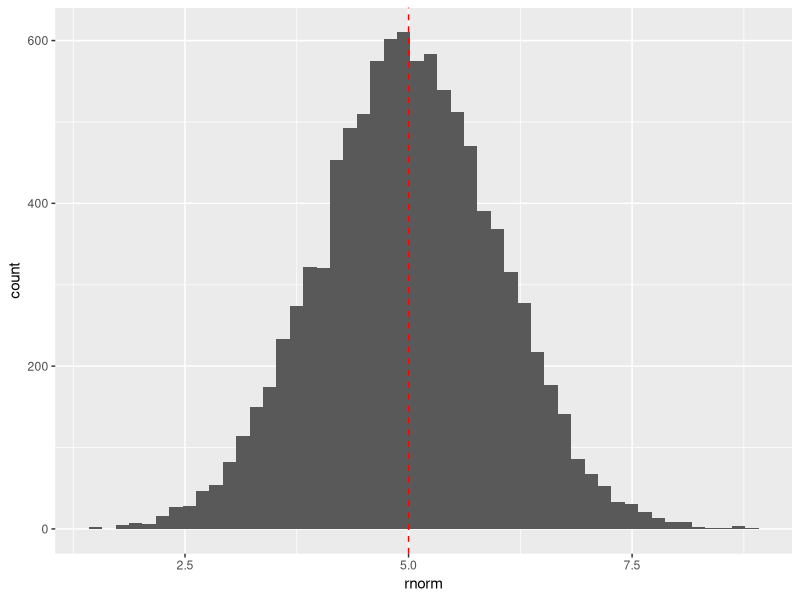
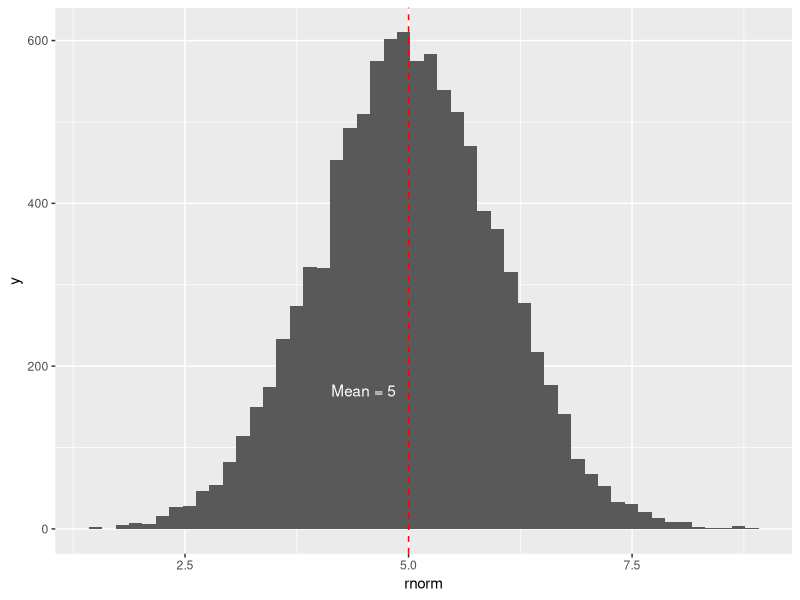
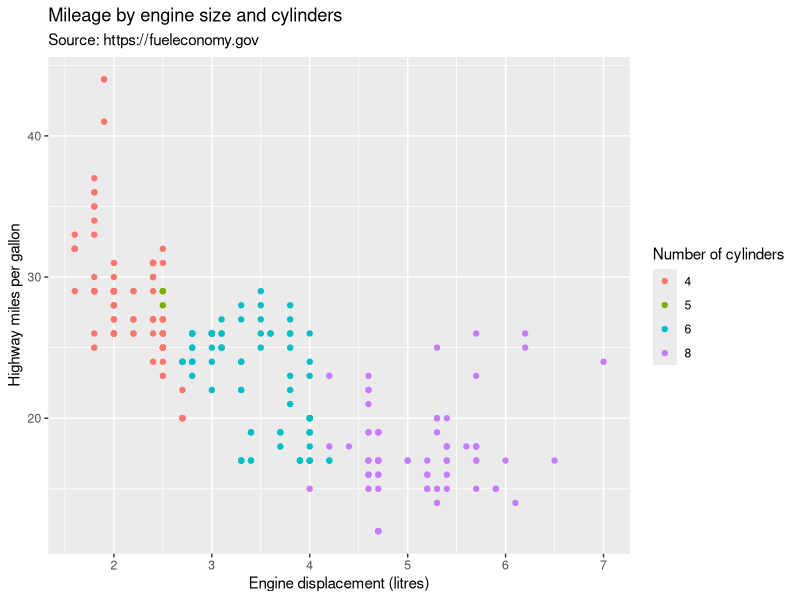
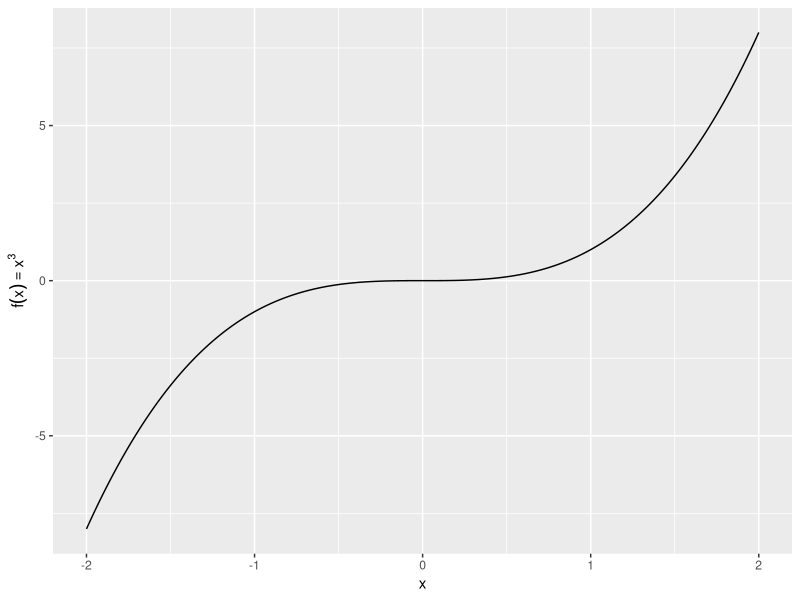
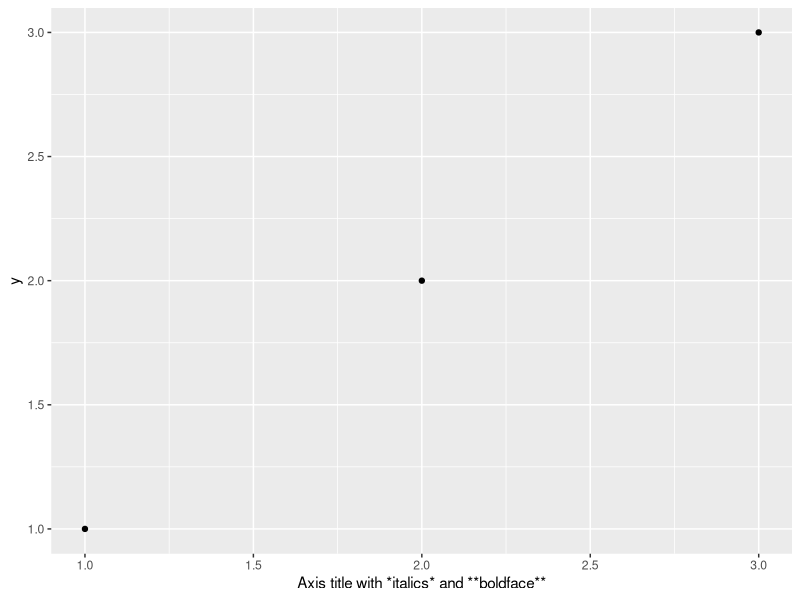
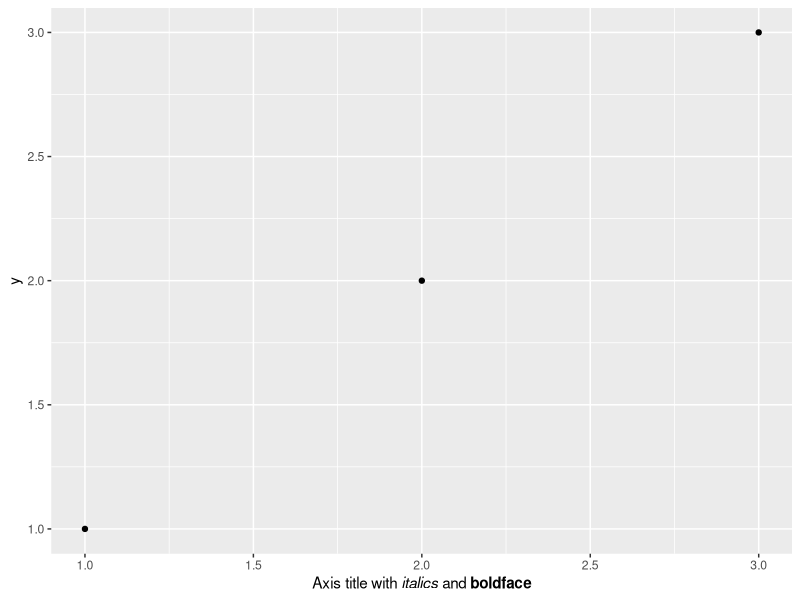
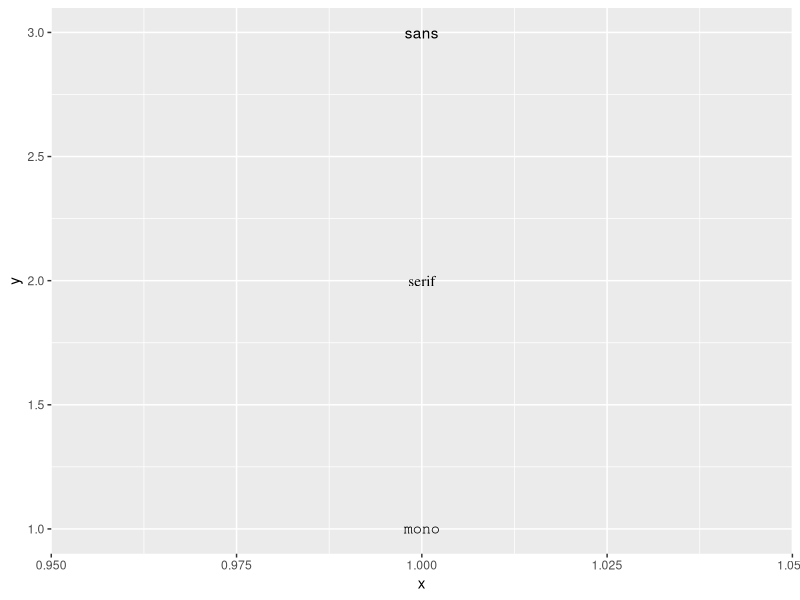
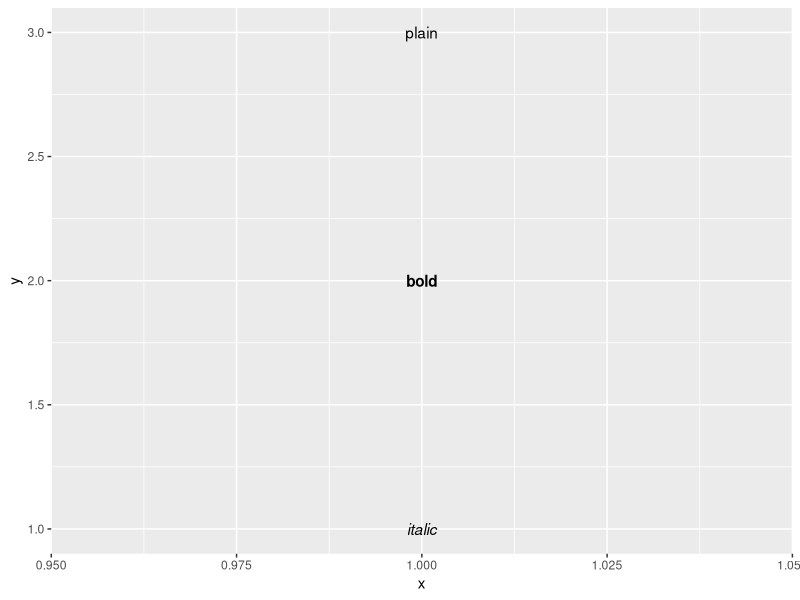

These charts were generated, in order, by the following R code:
library(ggplot2)

set.seed(10)
df.rnorm <- data.frame(rnorm = rnorm(10000, mean = 5))

ggplot(data = df.rnorm, aes(x = rnorm)) +
  geom_histogram(bins = 50) +
  geom_vline(xintercept = 5, color = "red", linetype = "dashed") 

# We want to add an annotation that explicitly calls out the value of the mean.

# Add an annotation with the annotate() function
ggplot(data = df.rnorm, aes(x = rnorm)) +
  geom_histogram(bins = 50) +
  geom_vline(xintercept = 5, color = "red", linetype = "dashed") +
  annotate("text", label = "Mean = 5", x = 4.5, y = 170, color = "white")

# Here, we’ve added the annotation that says “Mean = 5.”


# Annotations
ggplot(mpg, aes(displ, hwy)) + 
  geom_point(aes(colour = factor(cyl))) + 
  labs(
    x = "Engine displacement (litres)", 
    y = "Highway miles per gallon", 
    colour = "Number of cylinders",
    title = "Mileage by engine size and cylinders",
    subtitle = "Source: https://fueleconomy.gov"
  )


values <- seq(from = -2, to = 2, by = .01)
df <- data.frame(x = values, y = values ^ 3)
ggplot(df, aes(x, y)) + 
  geom_path() + 
  labs(y = quote(f(x) == x^3))

# Changing font text
install.packages("ggtext")
library(ggtext)
df <- data.frame(x = 1:3, y = 1:3)
base <- ggplot(df, aes(x, y)) + 
  geom_point() + 
  labs(x = "Axis title with *italics* and **boldface**")

base 
base + theme(axis.title.x = ggtext::element_markdown())


# Text Labels
df <- data.frame(x = 1, y = 3:1, family = c("sans", "serif", "mono"))
ggplot(df, aes(x, y)) + 
  geom_text(aes(label = family, family = family))

df <- data.frame(x = 1, y = 3:1, face = c("plain", "bold", "italic"))
ggplot(df, aes(x, y)) + 
  geom_text(aes(label = face, fontface = face))

df <- data.frame(
  x = c(1, 1, 2, 2, 1.5),
  y = c(1, 2, 1, 2, 1.5),
  text = c(
    "bottom-left", "top-left",  
    "bottom-right", "top-right", "center"
  )
)
ggplot(df, aes(x, y)) +
  geom_text(aes(label = text))
ggplot(df, aes(x, y)) +
  geom_text(aes(label = text), vjust = "inward", hjust = "inward")

df <- data.frame(
  treatment = c("a", "b", "c"), 
  response = c(1.2, 3.4, 2.5)
)

ggplot(df, aes(treatment, response)) + 
  geom_point() + 
  geom_text(
    mapping = aes(label = paste0("(", response, ")")), 
    nudge_x = -0.3
  ) + 
  ylim(1.1, 3.6)

ggplot(mpg, aes(displ, hwy)) + 
  geom_text(aes(label = model)) + 
  xlim(1, 8)

ggplot(mpg, aes(displ, hwy)) + 
  geom_text(aes(label = model), check_overlap = TRUE) + 
  xlim(1, 8)

label <- data.frame(
  waiting = c(55, 80), 
  eruptions = c(2, 4.3), 
  label = c("peak one", "peak two")
)

ggplot(faithfuld, aes(waiting, eruptions)) +
  geom_tile(aes(fill = density)) + 
  geom_label(data = label, aes(label = label))

ggplot(economics, aes(date, unemploy)) + 
  geom_line()


presidential <- subset(presidential, start > economics$date[1])

ggplot(economics) + 
  geom_rect(
    aes(xmin = start, xmax = end, fill = party), 
    ymin = -Inf, ymax = Inf, alpha = 0.2, 
    data = presidential
  ) + 
  geom_vline(
    aes(xintercept = as.numeric(start)), 
    data = presidential,
    colour = "grey50", alpha = 0.5
  ) + 
  geom_text(
    aes(x = start, y = 2500, label = name), 
    data = presidential, 
    size = 3, vjust = 0, hjust = 0, nudge_x = 50
  ) + 
  geom_line(aes(date, unemploy)) + 
  scale_fill_manual(values = c("blue", "red")) +
  xlab("date") + 
  ylab("unemployment")


# library
library(ggplot2)

# basic graph
p <- ggplot(mtcars, aes(x = wt, y = mpg)) + 
  geom_point()

# a data frame with all the annotation info
annotation <- data.frame(
  x = c(2,4.5),
  y = c(20,25),
  label = c("label 1", "label 2")
)

# Add text
p + geom_text(data=annotation, aes( x=x, y=y, label=label),                 , 
              color="orange", 
              size=7 , angle=45, fontface="bold" )

# Note: possible to shorten with annotate:
# p +
#  annotate("text", x = c(2,4.5), y = c(20,25), 
#           label = c("label 1", "label 2") , color="orange", 
#           size=7 , angle=45, fontface="bold")
# Right chart: using labels
p + geom_label(data=annotation, aes( x=x, y=y, label=label),                 , 
               color="orange", 
               size=7 , angle=45, fontface="bold" )

# Add rectangles
p + annotate("rect", xmin=c(2,4), xmax=c(3,5), ymin=c(20,10) , ymax=c(30,20), alpha=0.2, color="blue", fill="blue")
# Add segments
p + annotate("segment", x = 1, xend = 3, y = 25, yend = 15, colour = "purple", size=3, alpha=0.6)
# Add arrow
p + annotate("segment", x = 2, xend = 4, y = 15, yend = 25, colour = "pink", size=3, alpha=0.6, arrow=arrow())


p + 
  # horizontal
  geom_hline(yintercept=25, color="orange", size=1) + 
  # vertical
  geom_vline(xintercept=3, color="orange", size=1)


# Add point and range
p + annotate("pointrange", x = 3.5, y = 20, ymin = 12, ymax = 28,colour = "orange", size = 1.5, alpha=0.4)


p <- ggplot(mtcars, aes(x = wt, y = mpg)) + geom_point()
p + annotate("text", x = 4, y = 25, label = "Some text")

p + annotate("text", x = 2:5, y = 25, label = "Some text")

p + annotate("rect", xmin = 3, xmax = 4.2, ymin = 12, ymax = 21,
             alpha = .2)

p + annotate("segment", x = 2.5, xend = 4, y = 15, yend = 25,
             colour = "blue")

p + annotate("pointrange", x = 3.5, y = 20, ymin = 12, ymax = 28,
             colour = "red", size = 2.5, linewidth = 1.5)


p + annotate("text", x = 2:3, y = 20:21, label = c("my label", "label 2"))


p + annotate("text", x = 4, y = 25, label = "italic(R) ^ 2 == 0.75",
             parse = TRUE)

p + annotate("text", x = 4, y = 25,
             label = "paste(italic(R) ^ 2, \" = .75\")", parse = TRUE)


